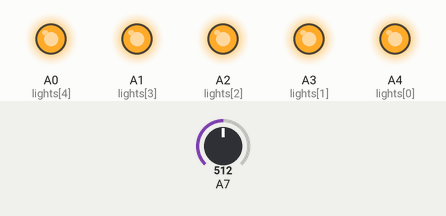
This sketch was run on a simulated Arduino Nano, built with avr-gcc and run on an emulated ATmega328P. Shown: output pins drawn as LEDs (lit = HIGH). Inputs (shaded band) come from the test bench; at power-on: A7 = 512.

Above: at 1.2 s.
1.3 s: A7 set to 99
2.8 s: A7 set to 81
At 3.8 s:
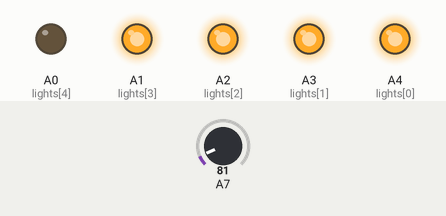
4.3 s: A7 set to 0
At 4.9 s:
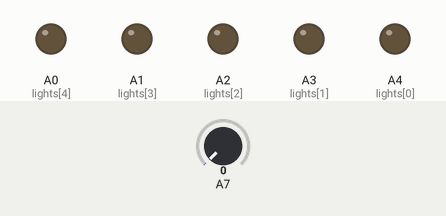
5.8 s: A7 set to 9
7.3 s: A7 set to 12
At 8.4 s:
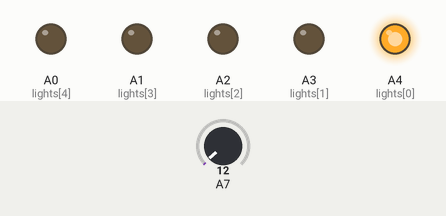
8.8 s: A7 set to 122
At 9.5 s:
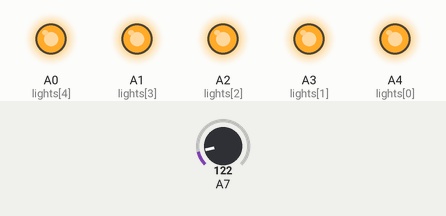
Timing chart, 0 to 11.3 s (numbered marks = the images above; inputs shaded):
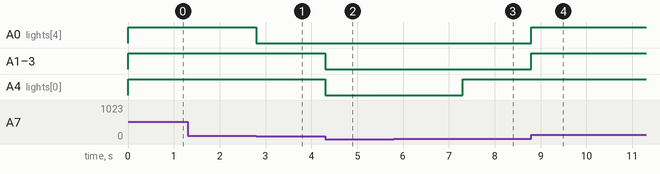

The sketch:

sketch_sep13a.ino
```cpp
int lights[5] = { A4, A3, A2, A1, A0 };
int total_lights = sizeof(lights)/sizeof(int);
int L_count = 0;
int switchMode = LOW;

void setup() {
  Serial.begin(115200);

}

void loop() {
  int var = analogRead(A7);

  if(var >= 1) {
    var = constrain(var, 1, 100);

    //Serial.println(var);
  }

  for(int i = 0; i < total_lights; i++) {
    int light_val = 0;
    int unmapped_val = constrain(var - (20*i),0,20);
    light_val = map(unmapped_val, 0, 20, 0, 255);
    analogWrite(lights[i], light_val);
    //Serial.println(String(i)+": "+String(light_val));
  }

}
```

Measured:
- the behaviour switches between 91 and 90 on A7 (found by bisection; images 0 and 1)
- the behaviour switches between 10 and 11 on A7 (found by bisection; images 2 and 3)
- after the input at 1.3 s, every drawn part: stays the same
- after the input at 2.8 s, A0 (lights[4]): HIGH → LOW at once
- after the input at 4.3 s, A1 (lights[3]), A2 (lights[2]), A3 (lights[1]), A4 (lights[0]): HIGH → LOW at once
- after the input at 5.8 s, every drawn part: stays the same
- after the input at 7.3 s, A4 (lights[0]): LOW → HIGH at once
- after the input at 8.8 s, A0 (lights[4]), A1 (lights[3]), A2 (lights[2]), A3 (lights[1]): LOW → HIGH at once
